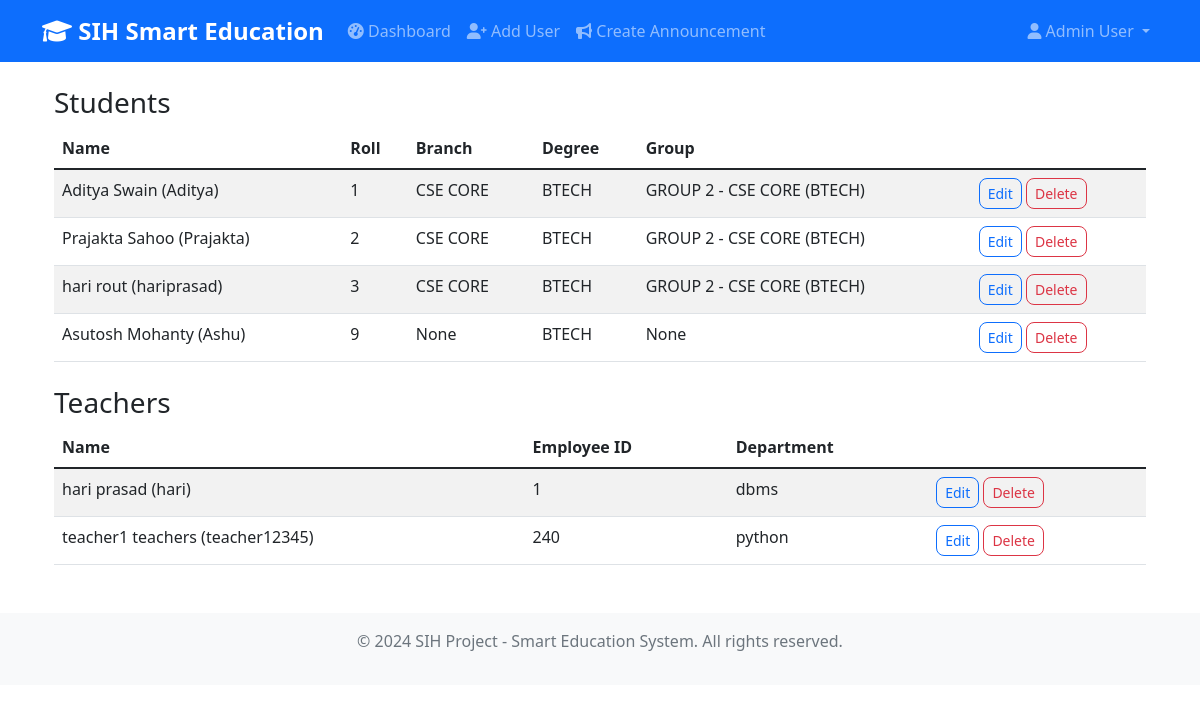
The page /admins/users/ (signed in) on the database its author committed.
### students/models.py (models this page shows, shortened)
class Student(models.Model):
    user = models.OneToOneField(User, on_delete=models.CASCADE)
    roll_number = models.CharField(max_length=20, unique=True)
    attendance_percentage = models.FloatField(default=0.0)
    interests = models.TextField(blank=True, help_text="Comma-separated interests for AI recommendations")
    branch = models.ForeignKey('admins.Branch', on_delete=models.SET_NULL, null=True, blank=True)
    degree = models.ForeignKey('admins.Degree', on_delete=models.SET_NULL, null=True, blank=True)
    group = models.ForeignKey('admins.Group', on_delete=models.SET_NULL, null=True, blank=True)
    created_at = models.DateTimeField(auto_now_add=True)

### admins/models.py (models this page shows)
class Branch(models.Model):
    name = models.CharField(max_length=100)
    degree = models.ForeignKey('admins.Degree', on_delete=models.CASCADE, related_name='branches', null=True, blank=True)
    def __str__(self):
        if self.degree_id:
            return f"{self.name} ({self.degree.name})"
        return self.name

class Degree(models.Model):
    name = models.CharField(max_length=100)
    def __str__(self):
        return self.name

class Group(models.Model):
    branch = models.ForeignKey(Branch, on_delete=models.CASCADE)
    degree = models.ForeignKey(Degree, on_delete=models.CASCADE)
    name = models.CharField(max_length=50)
    class Meta:
        unique_together = ("branch", "degree", "name")
    def __str__(self):
        return f"{self.name} - {self.branch.name} ({self.degree.name})"

### teachers/models.py (models this page shows, shortened)
class Teacher(models.Model):
    user = models.OneToOneField(User, on_delete=models.CASCADE)
    employee_id = models.CharField(max_length=20, unique=True)
    department = models.CharField(max_length=100)
    created_at = models.DateTimeField(auto_now_add=True)

### admins/views.py (the view)
# urls.py: path('users/', views.users_list, name='users_list'),
@login_required
def users_list(request):
    if not _require_staff(request.user):
        messages.error(request, 'Access denied.')
        return redirect('core:dashboard')
    students = Student.objects.select_related('user', 'branch', 'degree', 'group')
    teachers = Teacher.objects.select_related('user')
    return render(request, 'admins/users_list.html', {'students': students, 'teachers': teachers})

### admins/views.py (called while the page is built)
def _require_staff(user):
    return user.is_staff

### templates/admins/users_list.html (shortened to what this page needs)
{% extends 'base.html' %}
{% block content %}
<div class="container mt-4">
  <h3>Students</h3>
  <table class="table table-striped">
    <thead>
      <tr>
        <th>Name</th><th>Roll</th><th>Branch</th><th>Degree</th><th>Group</th><th></th>
      </tr>
    </thead>
    <tbody>
      {% for s in students %}
      <tr>
        <td>{{ s.user.get_full_name }} ({{ s.user.username }})</td>
        <td>{{ s.roll_number }}</td>
        <td>{{ s.branch }}</td>
        <td>{{ s.degree }}</td>
        <td>{{ s.group }}</td>
        <td>
          <a class="btn btn-sm btn-outline-primary" href="{% url 'admins:user_edit' s.user.id %}">Edit</a>
          <a class="btn btn-sm btn-outline-danger" href="{% url 'admins:user_delete' s.user.id %}">Delete</a>
        </td>
      </tr>
      {% empty %}
      <tr><td colspan="6" class="text-muted">No students</td></tr>
      {% endfor %}
    </tbody>
  </table>
  <h3 class="mt-4">Teachers</h3>
  <table class="table table-striped">
    <thead>
      <tr>
        <th>Name</th><th>Employee ID</th><th>Department</th><th></th>
      </tr>
    </thead>
    <tbody>
      {% for t in teachers %}
      <tr>
        <td>{{ t.user.get_full_name }} ({{ t.user.username }})</td>
        <td>{{ t.employee_id }}</td>
        <td>{{ t.department }}</td>
        <td>
          <a class="btn btn-sm btn-outline-primary" href="{% url 'admins:user_edit' t.user.id %}">Edit</a>
          <a class="btn btn-sm btn-outline-danger" href="{% url 'admins:user_delete' t.user.id %}">Delete</a>
        </td>
      </tr>
      {% empty %}
      <tr><td colspan="4" class="text-muted">No teachers</td></tr>
      {% endfor %}
    </tbody>
  </table>
</div>
{% endblock %}

### templates/base.html (shortened to what this page needs)
<!DOCTYPE html>
<html lang="en">
<head>
    <link href="https://cdn.jsdelivr.net/npm/bootstrap@5.1.3/dist/css/bootstrap.min.css" rel="stylesheet">
    <link href="https://cdnjs.cloudflare.com/ajax/libs/font-awesome/6.0.0/css/all.min.css" rel="stylesheet">
    {% load static %}
    <link href="{% static 'css/custom.css' %}" rel="stylesheet">
</head>
<body>
    <nav class="navbar navbar-expand-lg navbar-dark bg-primary">
        <div class="container">
            <a class="navbar-brand" href="{% url 'core:dashboard' %}">
                <i class="fas fa-graduation-cap"></i> SIH Smart Education
            </a>
            <div class="collapse navbar-collapse" id="navbarNav">
                <ul class="navbar-nav me-auto">
                    {% if user.is_authenticated %}
                        <li class="nav-item">
                            <a class="nav-link" href="{% url 'core:dashboard' %}">
                                <i class="fas fa-tachometer-alt"></i> Dashboard
                            </a>
                        </li>
                        {% if user.student %}
                            <li class="nav-item">
                                <a class="nav-link" href="{% url 'students:materials_list' %}">
                                    <i class="fas fa-file-alt"></i> Materials
                                </a>
                            </li>
                            <li class="nav-item">
                                <a class="nav-link" href="{% url 'students:scan_qr' %}">
                                    <i class="fas fa-qrcode"></i> Scan QR
                                </a>
                            </li>
                        {% elif user.teacher %}
                            <li class="nav-item">
                                <a class="nav-link" href="{% url 'teachers:group_selection' %}">
                                    <i class="fas fa-users"></i> Select Group
                                </a>
                            </li>
                        {% elif user.is_staff %}
                            <li class="nav-item">
                                <a class="nav-link" href="{% url 'admins:add_user' %}">
                                    <i class="fas fa-user-plus"></i> Add User
                                </a>
                            </li>
                            <li class="nav-item">
                                <a class="nav-link" href="{% url 'admins:create_announcement' %}">
                                    <i class="fas fa-bullhorn"></i> Create Announcement
                                </a>
                            </li>
                        {% endif %}
                    {% endif %}
                </ul>
                <ul class="navbar-nav">
                    {% if user.is_authenticated %}
                        <li class="nav-item dropdown">
                            <a class="nav-link dropdown-toggle" href="#" id="navbarDropdown" role="button" data-bs-toggle="dropdown">
                                <i class="fas fa-user"></i> {{ user.get_full_name|default:user.username }}
                            </a>
                        </li>
                    {% endif %}
                </ul>
            </div>
        </div>
    </nav>
    <main class="container mt-4">
        {% block content %}
        {% endblock %}
    </main>
    <footer class="bg-light text-center text-muted py-3 mt-5">
        <div class="container">
            <p>&copy; 2024 SIH Project - Smart Education System. All rights reserved.</p>
        </div>
    </footer>
</body>
</html>

### static/css/custom.css (style rules this page uses)
:root { --primary-color: #007bff; --secondary-color: #6c757d; --success-color: #28a745; --warning-color: #ffc107; --danger-color: #dc3545; --info-color: #17a2b8; --light-color: #f8f9fa; --dark-color: #343a40; }
.btn { border-radius: 8px; font-weight: 500; transition: all 0.2s ease-in-out; }
.navbar-brand { font-weight: 700; font-size: 1.5rem; }
.navbar-nav .nav-link { font-weight: 500; transition: color 0.2s ease-in-out; }

### templates/base.html (style rules this page uses)
.navbar-brand { font-weight: bold; }

### rows shown on the page
Student: user.get_full_name "Aditya Swain", user.username "Aditya", roll_number "1", branch "CSE CORE", degree "BTECH", group "GROUP 2 - CSE CORE (BTECH)"
Student: user.get_full_name "Prajakta Sahoo", user.username "Prajakta", roll_number "2", branch "CSE CORE", degree "BTECH", group "GROUP 2 - CSE CORE (BTECH)"
Student: user.get_full_name "hari rout", user.username "hariprasad", roll_number "3", branch "CSE CORE", degree "BTECH", group "GROUP 2 - CSE CORE (BTECH)"
Student: user.get_full_name "Asutosh Mohanty", user.username "Ashu", roll_number "9", branch "None", degree "BTECH", group "None"
Teacher: user.get_full_name "hari prasad", user.username "hari", employee_id "1", department "dbms"
Teacher: user.get_full_name "teacher1 teachers", user.username "teacher12345", employee_id "240", department "python"

### other values the page prints
{{ user.get_full_name|default:user.username }} "Admin User"
